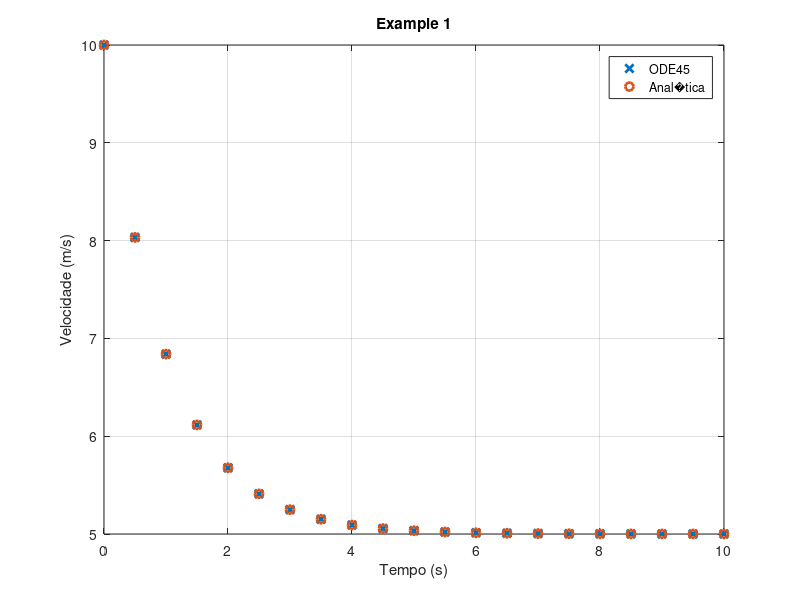

Here is the MATLAB script that generated this plot:
#Modelagem de Sistema Translacional de Primeira Ordem

clear
clc
close all

# Valores arbitrários para observar o comportamento
M = 1/5;
B = 1/5; #B=1 --> B=1/5 aumenta o Gcc em 5
%vo = 10;

Gcc = 1/B;
Ta = 5*M/B;

tf = 10; #tempo final
ts = 5e-1; #passo de simula��o
to = 0; #tempo inicial

t = [to:ts:tf];

% Entrada degrau (ex.)

u = @(t) 1;
xo = 10; #cond. inicial

% ODE

dx = @(t,x) -B/M*x + (1/M)*u(t);

% Solu��o

[t,x] = ode45(dx, t, xo);

plot(t,x,'x', 'linewidth', 2)
grid
xlabel('Tempo (s)')
ylabel('Velocidade (m/s)')
title('Example 1')

#####################################
####### Resposta Anal�tica ##########
#####################################

Vrc = @(t) 1/B-1/B*exp(-B*t/M) + xo*exp(-B*t/M);
analitica = Vrc(t);

plot(t,x,'x', 'linewidth', 2)
hold on
plot(t,analitica, 'o', 'linewidth', 2)
grid
xlabel('Tempo (s)')
ylabel('Velocidade (m/s)')
title('Example 1')
legend('ODE45', 'Anal�tica')
